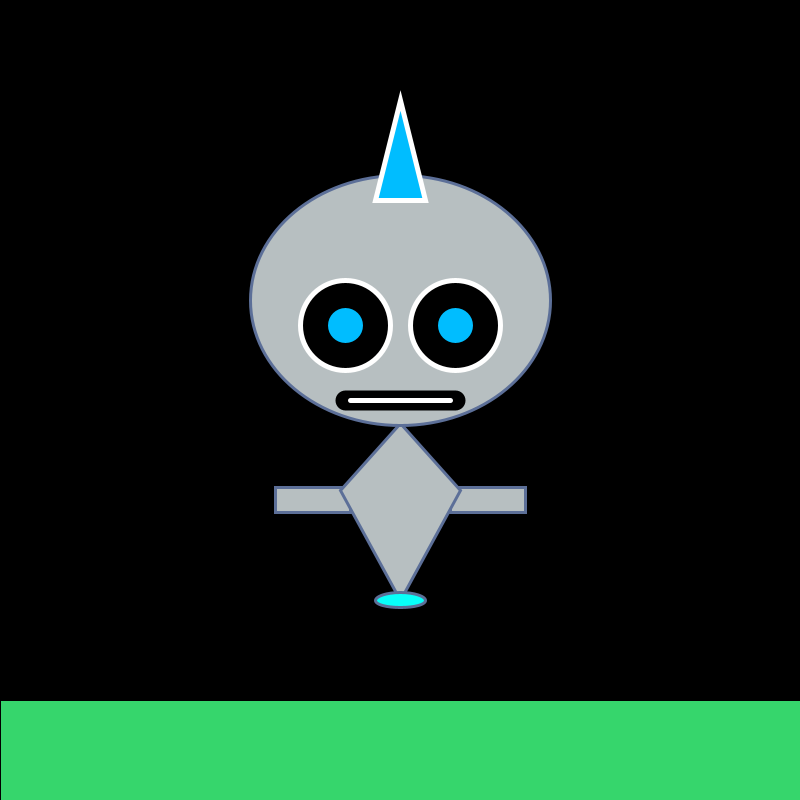
Frame 1 (no input)
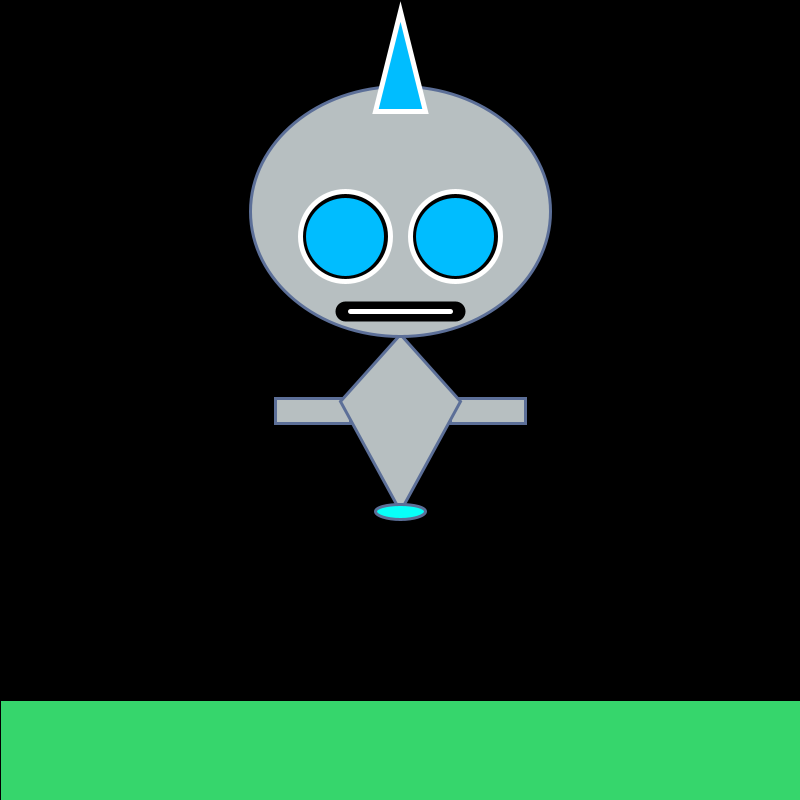
Frame 60 (the mouse pressed at the canvas centre just before this capture)
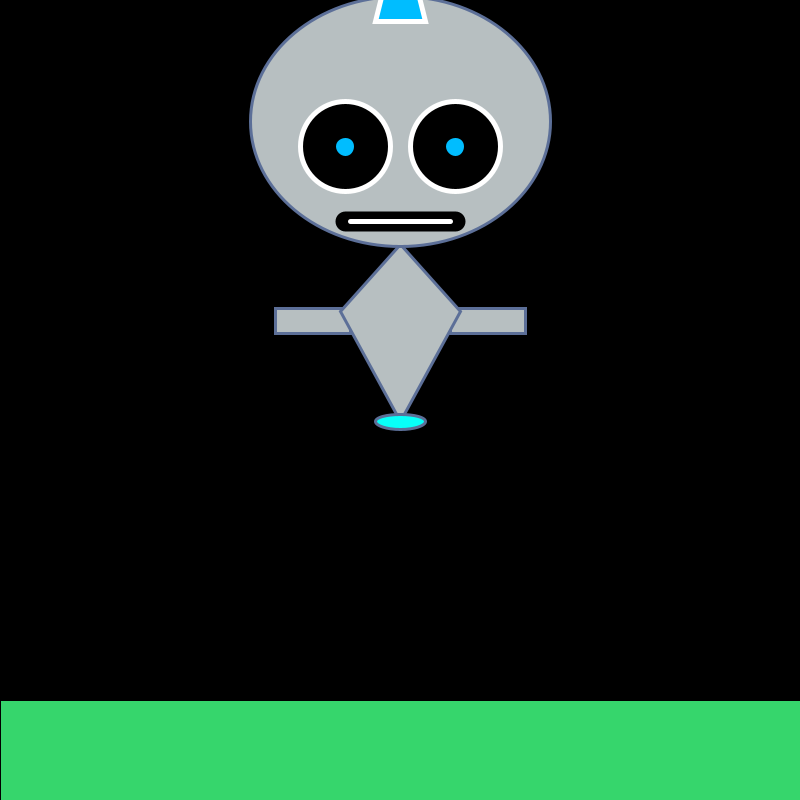
Frame 120 (the mouse held since frame 60 and released just before this capture)

The Processing sketch that drew these frames (run headless with seeded random() and noise(); from frame 60 on, the mouse is pressed at the canvas centre):

// Processing sketch: Creature_Robot_Project_Alexios_updated
// ── Creature_Robot_Project_Alexios_updated.pde
/*
Alexios Rekoutis
 6/27/2022
 This is my little cute robot named bloop. He is made up of many shapes updated with movement
 */

int diam = 30;
boolean growing = true;
float bodyOffset = -100; 

void setup() {
  size(800, 800);
}

void draw() {
  background(0);
  
  //this is the ground
  fill(#36D66C);
  rect(0, 700, 800, 100);
  
  push();
  translate(0, bodyOffset);

  //Body made from a quad
  //left arm
  fill(#B7BFC1);
  stroke(#5C6F98);
  strokeWeight(3);
  rect(275, 587, 75, 25);

  //right arm
  fill(#B7BFC1);
  stroke(#5C6F98);
  strokeWeight(3);
  rect(450, 587, 75, 25);

  //actual torso
  fill(#B7BFC1);
  stroke(#5C6F98);
  strokeWeight(3);
  quad(340, 590, 400, 523, 460, 590, 400, 700);

  //hovering pad instead of legs
  fill(#08FFF9);
  ellipse(400, 700, 50, 15);

  //head code
  fill(#B7BFC1);
  stroke(#5C6F98);
  strokeWeight(3);
  ellipse(400, 400, 300, 250);

  //eyes are in these bottom lines
  // left eye
  fill(#000000);
  stroke(255);
  strokeWeight(5);
  circle(345, 425, 90);

  // left pupil
  fill(#00BDFF);
  stroke(#00BDFF);
  strokeWeight(5);
  circle(345, 425, diam);

  //right eye
  fill(#000000);
  stroke(255);
  strokeWeight(5);
  circle(455, 425, 90);

  //right pupil
  fill(#00BDFF);
  stroke(#00BDFF);
  strokeWeight(5);
  circle(455, 425, diam);

  //the if statments below are the growth and shrinkage of the pupils
  if (growing) {
    diam++; //this is the growing increment

    if (diam > 80) {
      growing = false;
    }
  } else {
    diam--;
    if (diam<=0) {  //this is the decreasing increment
      growing = true;
    }
  }

  //this is the attempt for a mouth using two lines
  stroke(0);
  strokeWeight(20);
  line(345, 500, 455, 500);

  stroke(#ffffff);
  strokeWeight(5);
  line(350, 500, 450, 500);

  //Little antenna made of a triangle
  triangle(375, 300, 400, 200, 425, 300);
  
  pop();
  
  bodyOffset = bodyOffset -1.5;
  if (bodyOffset < -750) {
  bodyOffset = 0;
  }
  
}
